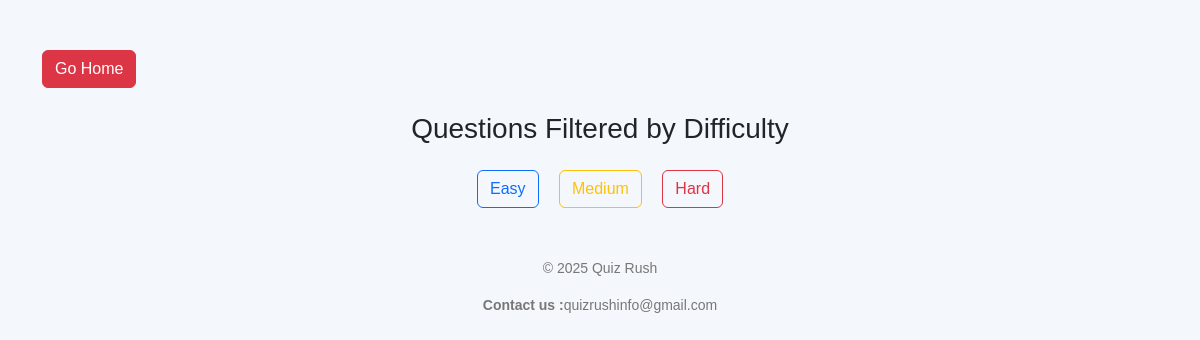
/viewqst?difficulty=2, run on an earlier commit of the app's database.
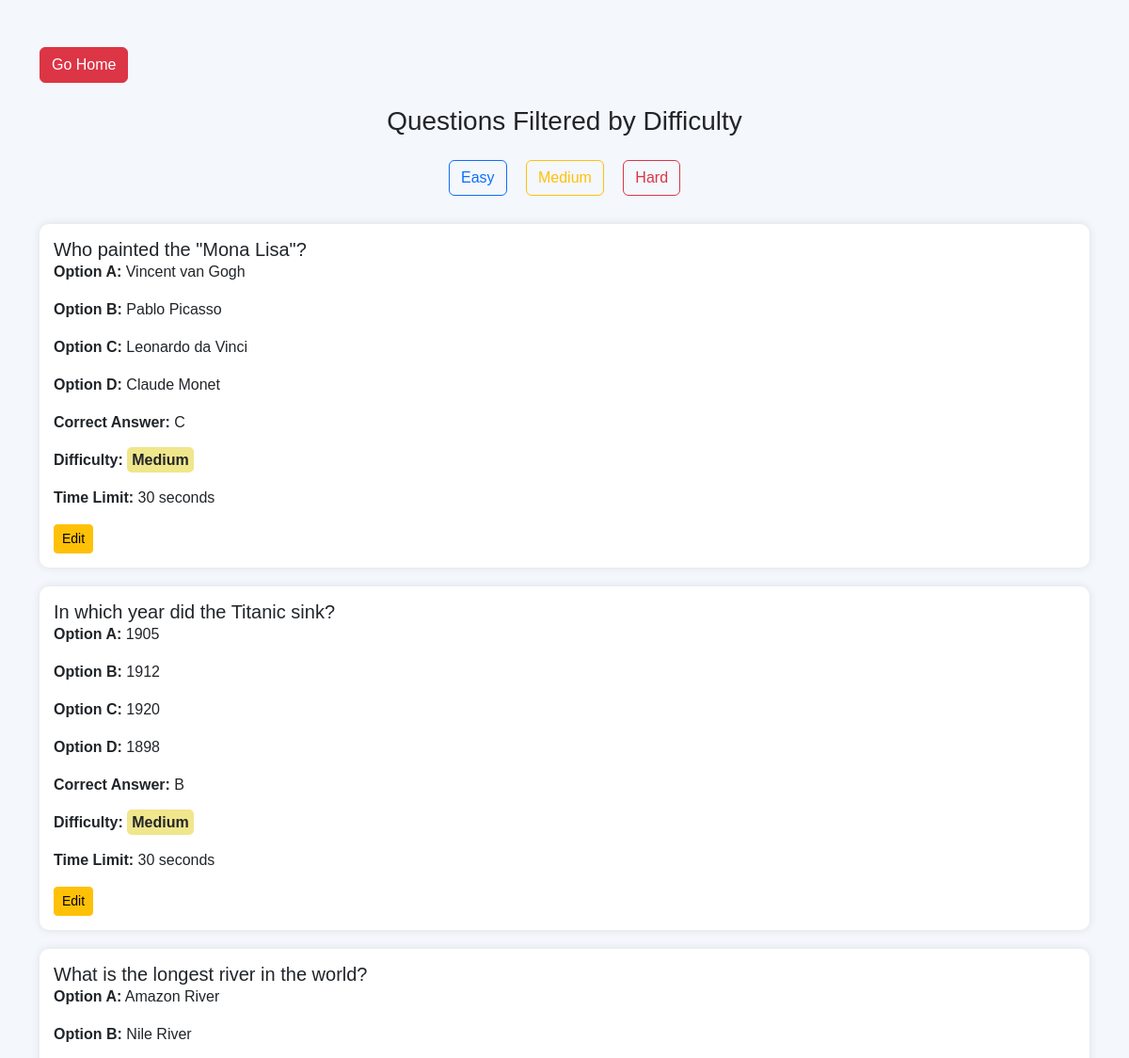
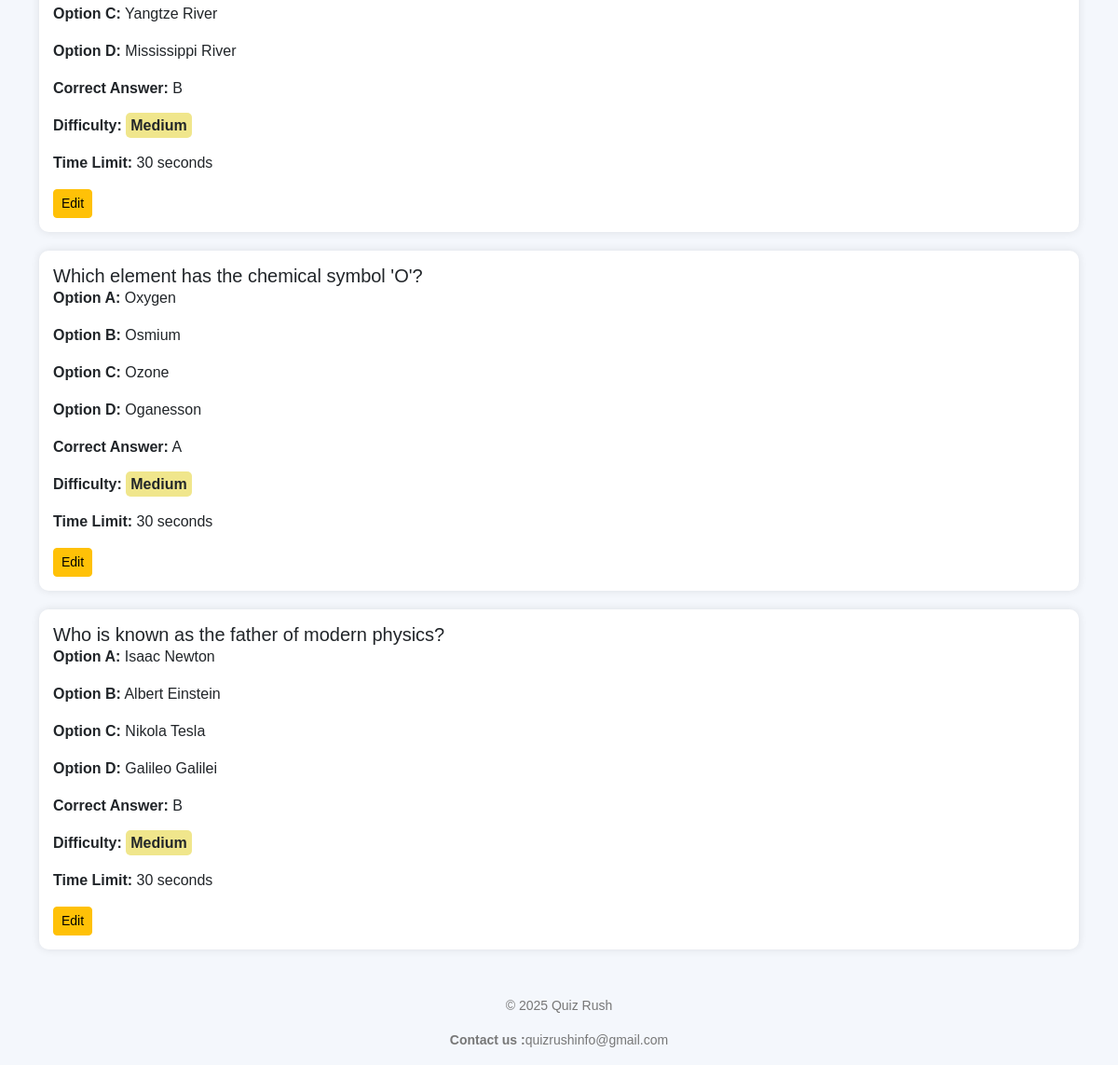
And on a later commit of the database (2 pictures, top to bottom).
### app/models.py (models this page shows)
class Question(models.Model):
    text = models.CharField(max_length=255)
    option_a = models.CharField(max_length=100)
    option_b = models.CharField(max_length=100)
    option_c = models.CharField(max_length=100)
    option_d = models.CharField(max_length=100)
    correct_answer = models.CharField(max_length=1)  # 'A', 'B', 'C', or 'D'
    difficulty = models.IntegerField(default=1)  # Difficulty level
    time = models.IntegerField(default=60)  # Time limit in seconds

### app/views.py (the view)
# urls.py: path('viewqst', views.viewqst, name='viewqst'),
def viewqst(request):
    difficulty = request.GET.get('difficulty', None)
    if difficulty:
        questions = Question.objects.filter(difficulty=difficulty)
    else:
        questions = Question.objects.all()
    return render(request, 'admin/viewqs.html', {'questions': questions, 'difficulty': difficulty})

### templates/admin/viewqs.html (shortened to what this page needs)
<!DOCTYPE html>
<html lang="en">
<head>
    {% load static %}
    <link rel="stylesheet" type="text/css" href="{% static 'css/style.css' %}">
    <link href="https://cdn.jsdelivr.net/npm/bootstrap@5.3.3/dist/css/bootstrap.min.css" rel="stylesheet">
    <link rel="stylesheet" href="https://cdnjs.cloudflare.com/ajax/libs/font-awesome/6.5.1/css/all.min.css">
    <link href="https://cdn.jsdelivr.net/npm/bootstrap@5.3.0-alpha1/dist/css/bootstrap.min.css" rel="stylesheet">
</head>
<body>
<div class="container">
    <a href="adhome" class="btn btn-danger">Go Home</a>
    <h3 class="text-center my-4">Questions Filtered by Difficulty</h3>
    <div class="difficulty-btns">
        <a href="?difficulty=1" class="btn btn-outline-primary mx-2">Easy</a>
        <a href="?difficulty=2" class="btn btn-outline-warning mx-2">Medium</a>
        <a href="?difficulty=3" class="btn btn-outline-danger mx-2">Hard</a>
    </div>
    {% for question in questions %}
    <div class="question-card">
        <h5 class="card-title">{{ question.text }}</h5>
        <p><strong>Option A:</strong> {{ question.option_a }}</p>
        <p><strong>Option B:</strong> {{ question.option_b }}</p>
        <p><strong>Option C:</strong> {{ question.option_c }}</p>
        <p><strong>Option D:</strong> {{ question.option_d }}</p>
        <p><strong>Correct Answer:</strong> {{ question.correct_answer }}</p>
        <p><strong>Difficulty:</strong>
            {% if question.difficulty == 1 %}
                <span class="difficulty-label easy">Easy</span>
            {% elif question.difficulty == 2 %}
                <span class="difficulty-label medium">Medium</span>
            {% else %}
                <span class="difficulty-label hard">Hard</span>
            {% endif %}
        </p>
        <p><strong>Time Limit:</strong> {{ question.time }} seconds</p>
        {% if question.id %}
            <a href="{% url 'editqst' question.id %}" class="btn btn-warning btn-sm">Edit</a>
        {% else %}
            <p>No ID available for this question.</p>
        {% endif %}
    </div>
    {% endfor %}
</div>
<div class="footer">
    <p>&copy; 2025 Quiz Rush</p>
    <p><b>Contact us :</b>quizrushinfo@gmail.com</p>
</div>
</body>
</html>

### templates/admin/viewqs.html (style rules this page uses)
body { background-color: #f4f7fc; font-family: 'Arial', sans-serif; }
.container { margin-top: 50px; }
.difficulty-label { font-weight: bold; padding: 5px; text-transform: capitalize; border-radius: 5px; }
.medium { background-color: #f0e68c; }
.question-card { border-radius: 10px; margin-bottom: 20px; padding: 15px; box-shadow: 0 0 10px rgba(0, 0, 0, 0.1); background: #ffffff; transition: transform 0.2s ease, box-shadow 0.2s ease; }
.difficulty-btns { text-align: center; margin-bottom: 30px; }
.difficulty-btns a { transition: all 0.3s ease; }
.btn-sm { transition: background-color 0.3s ease; }
.footer { text-align: center; color: #777; font-size: 14px; margin-top: 50px; }

What changed in the data, as far as the page shows it:
added Question: text "Who painted the \"Mona Lisa\"?", option_a "Vincent van Gogh", option_b "Pablo Picasso", option_c "Leonardo da Vinci", option_d "Claude Monet", correct_answer "C", difficulty "Medium", time "30", shows "Edit"
added Question: text "In which year did the Titanic sink?", option_a "1905", option_b "1912", option_c "1920", option_d "1898", correct_answer "B", difficulty "Medium", time "30", shows "Edit"
added Question: text "What is the longest river in the world?", option_a "Amazon River", option_b "Nile River", option_c "Yangtze River", option_d "Mississippi River", correct_answer "B", difficulty "Medium", time "30", shows "Edit"
added Question: text "Which element has the chemical symbol 'O'?", option_a "Oxygen", option_b "Osmium", option_c "Ozone", option_d "Oganesson", correct_answer "A", difficulty "Medium", time "30", shows "Edit"
added Question: text "Who is known as the father of modern physics?", option_a "Isaac Newton", option_b "Albert Einstein", option_c "Nikola Tesla", option_d "Galileo Galilei", correct_answer "B", difficulty "Medium", time "30", shows "Edit"
